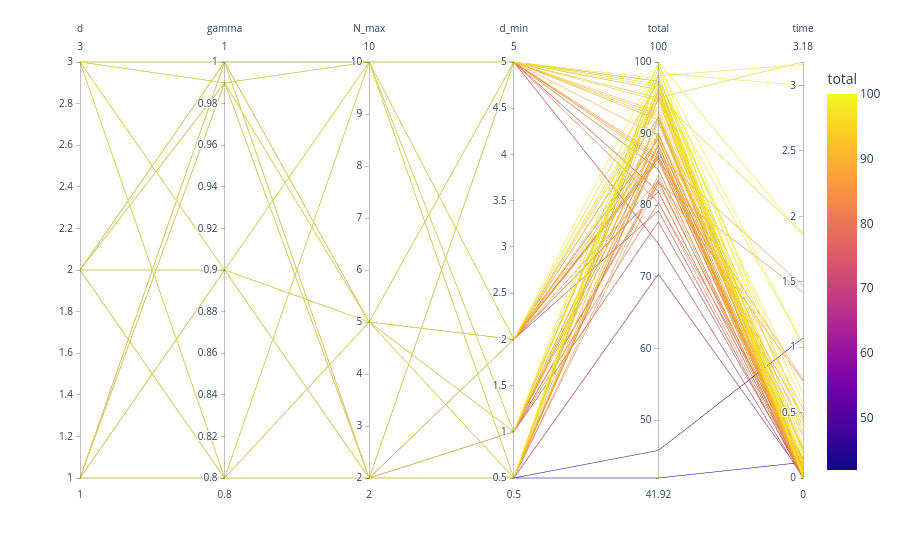
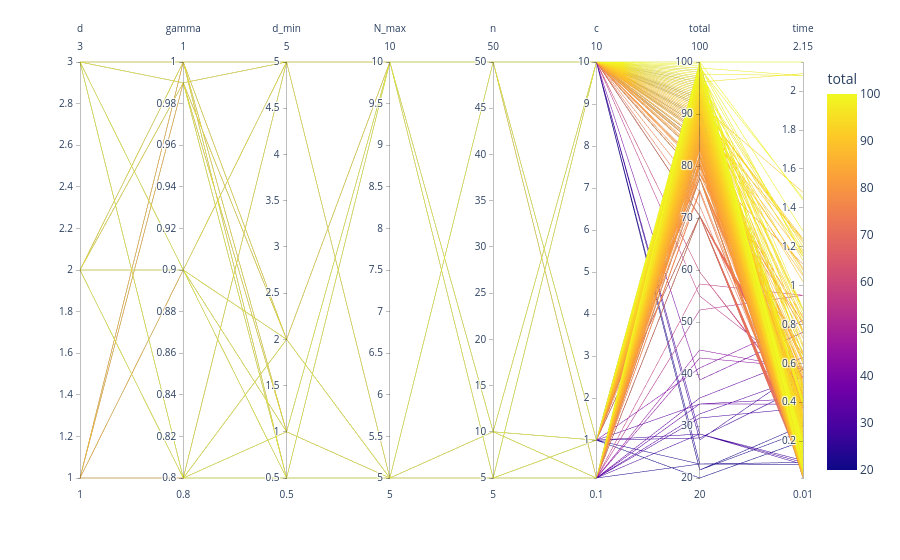
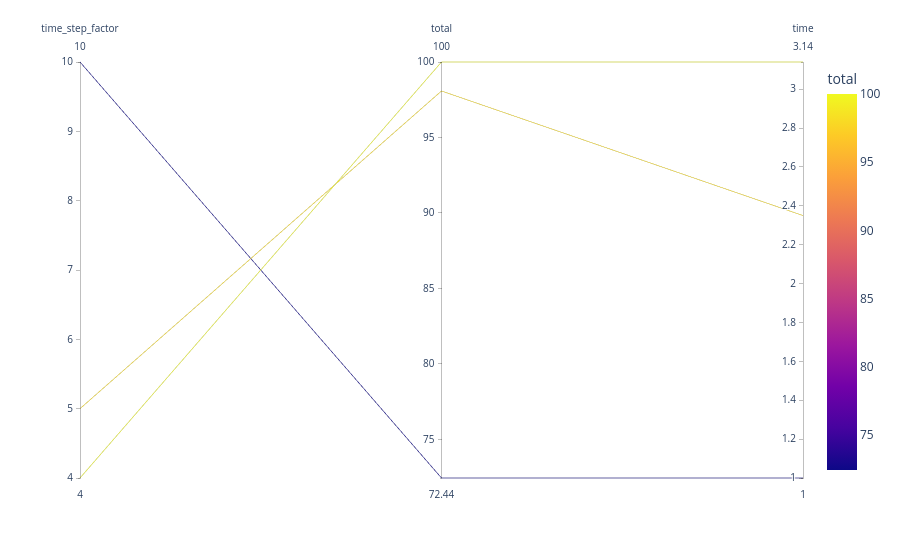

Notebook code for these charts, in order:
### Code cell
import plotly.express as px
import pandas as pd

for solver in ["FS", "MCTS", "IP"]:
    df_dict = []
    for r in results_all[solver]:
        tmp = r["params"].copy()
        tmp["total"] = r["total"]
        tmp["time"] = r["time"]
        df_dict.append(tmp)
    df = pd.DataFrame(df_dict)

    fig = px.parallel_coordinates(df, color="total")
    fig.show()

    # Correlation of parameters to total
    correlation = df.corr()
    print(f"\n********** {solver} **********")
    print("\nHyperparameters correlation")
    print(correlation["total"].sort_values())

    # Best parameters
    print("\nBest parameters")
    print(df[df["total"] == df["total"].max()])

### Figure 1 — Plotly figure (JSON) as saved in the notebook; plotly's stock layout.template omitted (floating-point values rounded to 4 significant figures; data arrays with more than 128 entries replaced by an {"elided": "..."} marker saying what was removed)
{"data": [{"dimensions": [{"label": "d", "values": {"elided": "144 int values"}}, {"label": "gamma", "values": {"elided": "144 float values"}}, {"label": "N_max", "values": {"elided": "144 int values"}}, {"label": "d_min", "values": {"elided": "144 float values"}}, {"label": "total", "values": {"elided": "144 float values"}}, {"label": "time", "values": {"elided": "144 float values"}}], "domain": {"x": [0, 1], "y": [0, 1]}, "line": {"color": {"elided": "144 float values"}, "coloraxis": "coloraxis"}, "name": "", "type": "parcoords"}], "layout": {"coloraxis": {"colorbar": {"title": {"text": "total"}}, "colorscale": [[0, "#0d0887"], [0.1111, "#46039f"], [0.2222, "#7201a8"], [0.3333, "#9c179e"], [0.4444, "#bd3786"], [0.5556, "#d8576b"], [0.6667, "#ed7953"], [0.7778, "#fb9f3a"], [0.8889, "#fdca26"], [1, "#f0f921"]]}, "legend": {"tracegroupgap": 0}, "margin": {"t": 60}}}

### Figure 2 — Plotly figure (JSON) as saved in the notebook; plotly's stock layout.template omitted (floating-point values rounded to 4 significant figures; data arrays with more than 128 entries replaced by an {"elided": "..."} marker saying what was removed)
{"data": [{"dimensions": [{"label": "d", "values": {"elided": "864 int values"}}, {"label": "gamma", "values": {"elided": "864 float values"}}, {"label": "d_min", "values": {"elided": "864 float values"}}, {"label": "N_max", "values": {"elided": "864 int values"}}, {"label": "n", "values": {"elided": "864 int values"}}, {"label": "c", "values": {"elided": "864 float values"}}, {"label": "total", "values": {"elided": "864 float values"}}, {"label": "time", "values": {"elided": "864 float values"}}], "domain": {"x": [0, 1], "y": [0, 1]}, "line": {"color": {"elided": "864 float values"}, "coloraxis": "coloraxis"}, "name": "", "type": "parcoords"}], "layout": {"coloraxis": {"colorbar": {"title": {"text": "total"}}, "colorscale": [[0, "#0d0887"], [0.1111, "#46039f"], [0.2222, "#7201a8"], [0.3333, "#9c179e"], [0.4444, "#bd3786"], [0.5556, "#d8576b"], [0.6667, "#ed7953"], [0.7778, "#fb9f3a"], [0.8889, "#fdca26"], [1, "#f0f921"]]}, "legend": {"tracegroupgap": 0}, "margin": {"t": 60}}}

### Figure 3 — Plotly figure (JSON) as saved in the notebook; plotly's stock layout.template omitted (floating-point values rounded to 4 significant figures)
{"data": [{"dimensions": [{"label": "time_step_factor", "values": [4, 5, 10]}, {"label": "total", "values": [100, 98.08, 72.44]}, {"label": "time", "values": [3.14, 2.35, 1]}], "domain": {"x": [0, 1], "y": [0, 1]}, "line": {"color": [100, 98.08, 72.44], "coloraxis": "coloraxis"}, "name": "", "type": "parcoords"}], "layout": {"coloraxis": {"colorbar": {"title": {"text": "total"}}, "colorscale": [[0, "#0d0887"], [0.1111, "#46039f"], [0.2222, "#7201a8"], [0.3333, "#9c179e"], [0.4444, "#bd3786"], [0.5556, "#d8576b"], [0.6667, "#ed7953"], [0.7778, "#fb9f3a"], [0.8889, "#fdca26"], [1, "#f0f921"]]}, "legend": {"tracegroupgap": 0}, "margin": {"t": 60}}}
